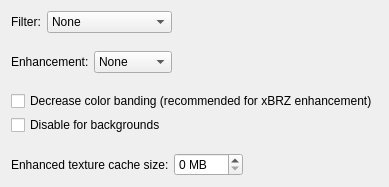
         <widget class="QWidget" name="textureEnhancementTab">
          <attribute name="title">
           <string>N64 textures</string>
          </attribute>
          <layout class="QVBoxLayout" name="verticalLayout_35">
           <item>
            <layout class="QVBoxLayout" name="verticalLayout_29">
             <property name="spacing">
              <number>18</number>
             </property>
             <item>
              <layout class="QHBoxLayout" name="horizontalLayout_7">
               <item>
                <layout class="QVBoxLayout" name="verticalLayout_13">
                 <item>
                  <widget class="QFrame" name="filterFrame">
                   <property name="toolTip">
                    <string>&lt;html&gt;&lt;head/&gt;&lt;body&gt;&lt;p&gt;This filter smooths or sharpens textures. There are four smoothing filters and two sharpening filters. The higher the number, the stronger the effect. Performance may be affected depending on the game and/or your PC.&lt;/p&gt;&lt;p&gt;[Recommended: &lt;span style=&quot; font-style:italic;&quot;&gt;Your preference&lt;/span&gt;]&lt;/p&gt;&lt;/body&gt;&lt;/html&gt;</string>
                   </property>
                   <layout class="QHBoxLayout" name="horizontalLayout">
                    <property name="leftMargin">
                     <number>0</number>
                    </property>
                    <property name="topMargin">
                     <number>0</number>
                    </property>
                    <property name="rightMargin">
                     <number>0</number>
                    </property>
                    <property name="bottomMargin">
                     <number>0</number>
                    </property>
                    <item>
                     <widget class="QLabel" name="filterLabel">
                      <property name="text">
                       <string>Filter:</string>
                      </property>
                      <property name="buddy">
                       <cstring>filterComboBox</cstring>
                      </property>
                     </widget>
                    </item>
                    <item>
                     <widget class="QComboBox" name="filterComboBox">
                      <item>
                       <property name="text">
                        <string extracomment="No texture filtering">None</string>
                       </property>
                      </item>
                      <item>
                       <property name="text">
                        <string>Smooth filtering 1</string>
                       </property>
                      </item>
                      <item>
                       <property name="text">
                        <string>Smooth filtering 2</string>
                       </property>
                      </item>
                      <item>
                       <property name="text">
                        <string>Smooth filtering 3</string>
                       </property>
                      </item>
                      <item>
                       <property name="text">
                        <string>Smooth filtering 4</string>
                       </property>
                      </item>
                      <item>
                       <property name="text">
                        <string>Sharp filtering 1</string>
                       </property>
                      </item>
                      <item>
                       <property name="text">
                        <string>Sharp filtering 2</string>
                       </property>
                      </item>
                     </widget>
                    </item>
                   </layout>
                  </widget>
                 </item>
                 <item>
                  <widget class="QFrame" name="enhancementFrame">
                   <property name="toolTip">
                    <string>&lt;html&gt;&lt;head/&gt;&lt;body&gt;&lt;p&gt;There are 12 distinct filters to select. Depending on which filter, they may cause performance problems.&lt;/p&gt;&lt;p&gt;When &lt;span style=&quot; font-weight:600;&quot;&gt;Store&lt;/span&gt; is selected, textures are saved to the cache as-is. This improves performance in games that load many textures. Uncheck &lt;span style=&quot; font-weight:600;&quot;&gt;Disable for backgrounds&lt;/span&gt; for the best performance.&lt;/p&gt;&lt;p&gt;[Recommended: &lt;span style=&quot; font-style:italic;&quot;&gt;Your preference&lt;/span&gt;]&lt;/p&gt;&lt;/body&gt;&lt;/html&gt;</string>
                   </property>
                   <layout class="QHBoxLayout" name="horizontalLayout_6">
                    <property name="spacing">
                     <number>5</number>
                    </property>
                    <property name="leftMargin">
                     <number>0</number>
                    </property>
                    <property name="topMargin">
                     <number>0</number>
                    </property>
                    <property name="rightMargin">
                     <number>0</number>
                    </property>
                    <property name="bottomMargin">
                     <number>0</number>
                    </property>
                    <item>
                     <widget class="QLabel" name="enhancementLabel">
                      <property name="text">
                       <string>Enhancement:</string>
                      </property>
                      <property name="buddy">
                       <cstring>enhancementComboBox</cstring>
                      </property>
                     </widget>
                    </item>
                    <item>
                     <widget class="QComboBox" name="enhancementComboBox">
                      <item>
                       <property name="text">
                        <string extracomment="No texture enhancement">None</string>
                       </property>
                      </item>
                      <item>
                       <property name="text">
                        <string extracomment="Store texture enhancement">Store</string>
                       </property>
                      </item>
                      <item>
                       <property name="text">
                        <string notr="true">X2</string>
                       </property>
                      </item>
                      <item>
                       <property name="text">
                        <string notr="true">X2SAI</string>
                       </property>
                      </item>
                      <item>
                       <property name="text">
                        <string notr="true">HQ2X</string>
                       </property>
                      </item>
                      <item>
                       <property name="text">
                        <string notr="true">HQ2XS</string>
                       </property>
                      </item>
                      <item>
                       <property name="text">
                        <string notr="true">LQ2X</string>
                       </property>
                      </item>
                      <item>
                       <property name="text">
                        <string notr="true">LQ2XS</string>
                       </property>
                      </item>
                      <item>
                       <property name="text">
                        <string notr="true">HQ4X</string>
                       </property>
                      </item>
                      <item>
                       <property name="text">
                        <string notr="true">2xBRZ</string>
                       </property>
                      </item>
                      <item>
                       <property name="text">
                        <string notr="true">3xBRZ</string>
                       </property>
                      </item>
                      <item>
                       <property name="text">
                        <string notr="true">4xBRZ</string>
                       </property>
                      </item>
                      <item>
                       <property name="text">
                        <string notr="true">5xBRZ</string>
                       </property>
                      </item>
                      <item>
                       <property name="text">
                        <string notr="true">6xBRZ</string>
                       </property>
                      </item>
                     </widget>
                    </item>
                   </layout>
                  </widget>
                 </item>
                </layout>
               </item>
               <item>
                <spacer name="horizontalSpacer_4">
                 <property name="orientation">
                  <enum>Qt::Horizontal</enum>
                 </property>
                 <property name="sizeHint" stdset="0">
                  <size>
                   <width>0</width>
                   <height>0</height>
                  </size>
                 </property>
                </spacer>
               </item>
              </layout>
             </item>
             <item>
              <layout class="QVBoxLayout" name="verticalLayout_12">
               <property name="spacing">
                <number>4</number>
               </property>
               <item>
                <widget class="QCheckBox" name="deposterizeCheckBox">
                 <property name="toolTip">
                  <string>&lt;html&gt;&lt;head/&gt;&lt;body&gt;&lt;p&gt;This option enables a pre-processing step that reduces posterization issues on enhanced textures.&lt;/p&gt;&lt;p&gt;[Recommended:&lt;span style=&quot; font-style:italic;&quot;&gt; Checked for xBRZ&lt;/span&gt;]&lt;/p&gt;&lt;/body&gt;&lt;/html&gt;</string>
                 </property>
                 <property name="text">
                  <string>Decrease color banding (recommended for xBRZ enhancement)</string>
                 </property>
                </widget>
               </item>
               <item>
                <widget class="QCheckBox" name="ignoreBackgroundsCheckBox">
                 <property name="toolTip">
                  <string>&lt;html&gt;&lt;head/&gt;&lt;body&gt;&lt;p&gt;This option skips texture enhancements for long, narrow textures that are usually used for backgrounds. This may save texture memory and improve performance.&lt;/p&gt;&lt;p&gt;[Recommended: &lt;span style=&quot; font-style:italic;&quot;&gt;Checked, unless Enhancement is set to Store&lt;/span&gt;]&lt;/p&gt;&lt;/body&gt;&lt;/html&gt;</string>
                 </property>
                 <property name="text">
                  <string>Disable for backgrounds</string>
                 </property>
                </widget>
               </item>
              </layout>
             </item>
             <item>
              <widget class="QFrame" name="textureFilterCacheFrame">
               <property name="toolTip">
                <string>&lt;html&gt;&lt;head/&gt;&lt;body&gt;&lt;p&gt;Enhanced and filtered textures can be cached to improve performance. This option adjusts how much memory is dedicated to the texture cache. This can improve performance if there are many requests for the same texture, which is usually the case. Normally 128 MB should be more than enough, but the best option is different for each game. Super Mario 64 may not need more than 32 MB, but Conker's Bad Fur Day can take advantage of 256 MB+. Adjust accordingly if you are having performance problems. Setting this option to 0 disables the cache.&lt;/p&gt;&lt;p&gt;[Recommended: &lt;span style=&quot; font-style:italic;&quot;&gt;PC and game dependent&lt;/span&gt;]&lt;/p&gt;&lt;/body&gt;&lt;/html&gt;</string>
               </property>
               <layout class="QHBoxLayout" name="horizontalLayout_8">
                <property name="spacing">
                 <number>5</number>
                </property>
                <property name="leftMargin">
                 <number>0</number>
                </property>
                <property name="topMargin">
                 <number>0</number>
                </property>
                <property name="rightMargin">
                 <number>0</number>
                </property>
                <property name="bottomMargin">
                 <number>0</number>
                </property>
                <item>
                 <widget class="QLabel" name="textureFilterCacheLabel">
                  <property name="sizePolicy">
                   <sizepolicy hsizetype="Maximum" vsizetype="Preferred">
                    <horstretch>0</horstretch>
                    <verstretch>0</verstretch>
                   </sizepolicy>
                  </property>
                  <property name="text">
                   <string>Enhanced texture cache size:</string>
                  </property>
                  <property name="buddy">
                   <cstring>textureFilterCacheSpinBox</cstring>
                  </property>
                 </widget>
                </item>
                <item>
                 <widget class="QSpinBox" name="textureFilterCacheSpinBox">
                  <property name="sizePolicy">
                   <sizepolicy hsizetype="Fixed" vsizetype="Fixed">
                    <horstretch>0</horstretch>
                    <verstretch>0</verstretch>
                   </sizepolicy>
                  </property>
                  <property name="suffix">
                   <string extracomment="Megabytes"> MB</string>
                  </property>
                  <property name="maximum">
                   <number>999</number>
                  </property>
                  <property name="singleStep">
                   <number>50</number>
                  </property>
                 </widget>
                </item>
                <item>
                 <spacer name="horizontalSpacer_11">
                  <property name="orientation">
                   <enum>Qt::Horizontal</enum>
                  </property>
                  <property name="sizeHint" stdset="0">
                   <size>
                    <width>0</width>
                    <height>0</height>
                   </size>
                  </property>
                 </spacer>
                </item>
               </layout>
              </widget>
             </item>
            </layout>
           </item>
           <item>
            <spacer name="verticalSpacer_5">
             <property name="orientation">
              <enum>Qt::Vertical</enum>
             </property>
             <property name="sizeHint" stdset="0">
              <size>
               <width>0</width>
               <height>0</height>
              </size>
             </property>
            </spacer>
           </item>
          </layout>
         </widget>
